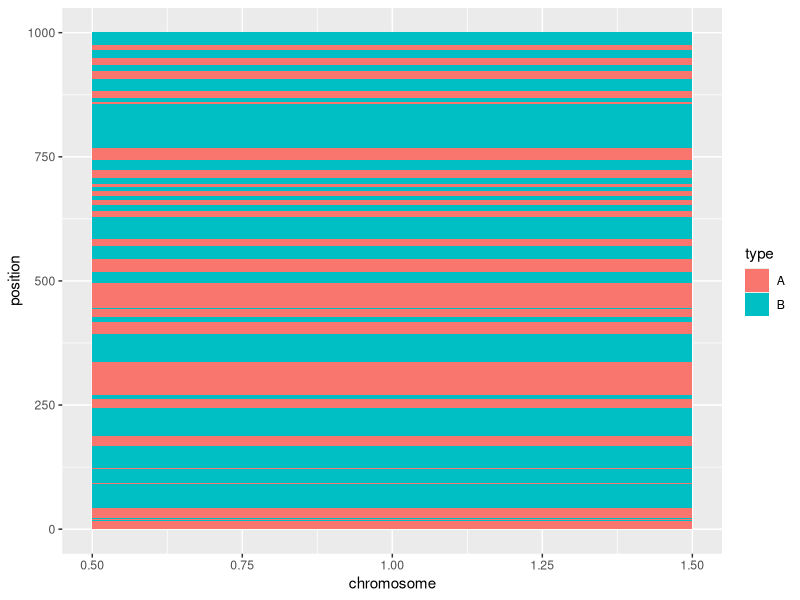
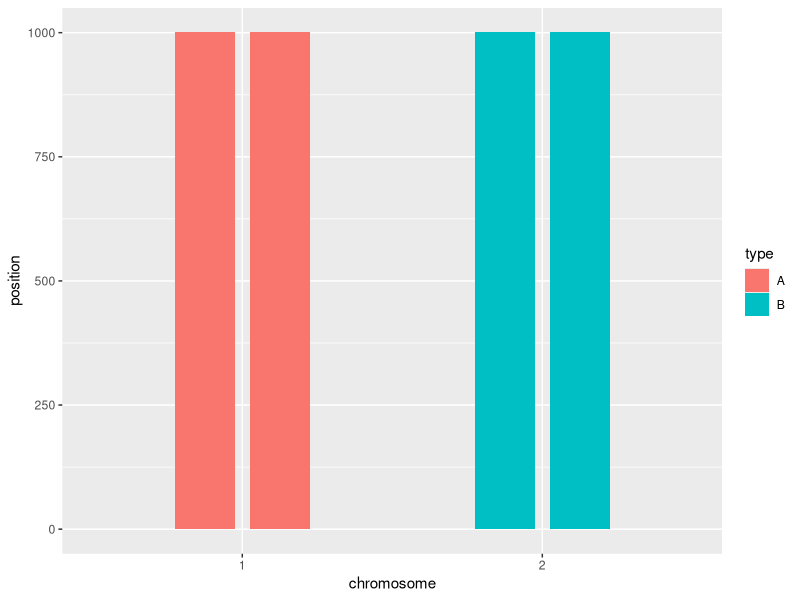

Reproduce these figures in R, in order. (Note: this script raises an error after producing the figures.)
# Admixing chromosomes in R
library(tidyverse)


# Building chromosomes
df <- data.frame("chromosome" = c(rep(c(1), 1000), rep(c(2), 1000)), 
                 "position" = c(1:1000, 1:1000),
                 "type" = c(rep(c("A"), 1000), rep(c("B"), 1000)))


types <- c("A", "B")
ancestry_choice <- sample(types, size = 1, prob = c(0.5, 0.5))


output <- data.frame(matrix(ncol=3, nrow=1000))
for(i in 1:1000){
  
  recombination <- sample(c(TRUE, FALSE), size = 1, prob = c(0.05, 1 - 0.05))
  
  if(recombination == FALSE){
    chr_pos <- filter(df, position == i & type %in% ancestry_choice)
    output[i, ] <- chr_pos
    output[i,]
    
  } else{
    ancestry_choice <- types[!types %in%ancestry_choice]
    chr_pos <- filter(df, position == i & type %in% ancestry_choice)
    output[i, ] <- chr_pos
    output[i,]
  }
  
}

output %>%
  select("position" = X2, "type" = X3) %>% 
  mutate("chromosome" = rep(1, 1000)) %>%
  ggplot(aes(chromosome, position, fill = type)) +
  geom_tile()
######################################################




## Aqui embaixo são minhas tentativas de fazer diploide, preciso pensar ainda
##############################
## EXAMPLE -- 
filter(df, type %in% ancestry_choice)
filter(df, !(type %in% ancestry_choice))
output <- data.frame(matrix(ncol=3, nrow=1000))
i <- 467
chr_pos <- filter(df, position == i & type == "B")
output[i, ] <- chr_pos
output[i,]
############################


### Diploid individual
# Parental individuals
df <- data.frame("chromosome" = c(rep(c("1"), 1000), rep(c("2"), 1000)), 
                 "position" = c(1:1000, 1:1000),
                 "cromatide1" = rep(1, 2000),
                 "cromatide2" = rep(2, 2000),
                 "type" = c(rep(c("A"), 1000), rep(c("B"), 1000))) %>%
  pivot_longer(c(cromatide1, cromatide2), names_to = "cromatide", values_to = "valor_cromatide")

df %>%
  ggplot(aes(chromosome, position, group = cromatide, fill = type)) +
  geom_tile(width=0.4, position = position_dodge(width=0.5))


# First generation
cromatides <- c("cromatide1", "cromatide2")

cromatide_choice <- sample(cromatides, size = 1, prob = c(0.5, 0.5))
A <- filter(df, cromatide %in% cromatide_choice & type == "A")

cromatide_choice <- sample(cromatides, size = 1, prob = c(0.5, 0.5))
B <- filter(df, cromatide %in% cromatide_choice & type == "B")

A %>% rbind(B) %>%
  select(position, type, cromatide) %>%
  mutate("chromosome" = rep(1, 2000))

df_ger1 <- df %>%
  add_rownames() %>% 
  select(rowname, chromosome, position, type) %>%
  mutate(rowname = as.numeric(rowname)) %>%
  mutate("cromatide" = case_when(
      rowname <= 1000 ~ "cromatide1",
      rowname > 1000 ~ "cromatide2"
      ))

df_ger1 %>% View()
  group_by(cromatide) %>%
  distinct(position, .keep_all = TRUE) %>% View()
  ggplot(aes(chromosome, position, group = cromatide, fill = type)) +
  geom_tile(position = position_dodge(width = 0.5))
